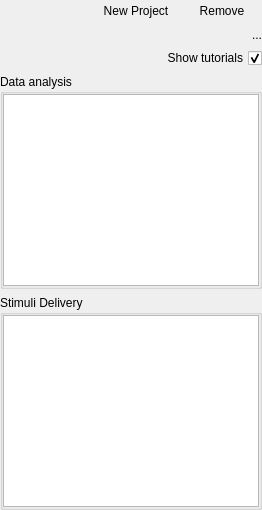
           <widget class="QWidget" name="page_projects">
            <layout class="QGridLayout" name="gridLayout_24">
             <property name="leftMargin">
              <number>0</number>
             </property>
             <property name="topMargin">
              <number>0</number>
             </property>
             <property name="rightMargin">
              <number>0</number>
             </property>
             <property name="bottomMargin">
              <number>0</number>
             </property>
             <item row="1" column="0">
              <widget class="QLabel" name="label_projects_path">
               <property name="text">
                <string>...</string>
               </property>
               <property name="alignment">
                <set>Qt::AlignRight|Qt::AlignTrailing|Qt::AlignVCenter</set>
               </property>
               <property name="wordWrap">
                <bool>true</bool>
               </property>
              </widget>
             </item>
             <item row="3" column="0">
              <widget class="QGroupBox" name="groupBox">
               <property name="title">
                <string>Data analysis</string>
               </property>
               <layout class="QGridLayout" name="gridLayout_22">
                <property name="leftMargin">
                 <number>0</number>
                </property>
                <property name="topMargin">
                 <number>0</number>
                </property>
                <property name="rightMargin">
                 <number>0</number>
                </property>
                <property name="bottomMargin">
                 <number>0</number>
                </property>
                <item row="0" column="0">
                 <widget class="QListWidget" name="listWidget_projects_visualizations">
                  <property name="editTriggers">
                   <set>QAbstractItemView::SelectedClicked</set>
                  </property>
                  <property name="selectionBehavior">
                   <enum>QAbstractItemView::SelectRows</enum>
                  </property>
                  <property name="iconSize">
                   <size>
                    <width>56</width>
                    <height>56</height>
                   </size>
                  </property>
                  <property name="verticalScrollMode">
                   <enum>QAbstractItemView::ScrollPerPixel</enum>
                  </property>
                  <property name="layoutMode">
                   <enum>QListView::Batched</enum>
                  </property>
                 </widget>
                </item>
               </layout>
              </widget>
             </item>
             <item row="0" column="0">
              <layout class="QHBoxLayout" name="horizontalLayout_5">
               <item>
                <spacer name="horizontalSpacer_14">
                 <property name="orientation">
                  <enum>Qt::Horizontal</enum>
                 </property>
                 <property name="sizeHint" stdset="0">
                  <size>
                   <width>40</width>
                   <height>20</height>
                  </size>
                 </property>
                </spacer>
               </item>
               <item>
                <widget class="QPushButton" name="pushButton_add_project">
                 <property name="text">
                  <string>New Project</string>
                 </property>
                 <property name="icon">
                  <iconset theme="folder-new">
                   <normaloff>../../../../../../../../../../../../../../../../../../../../../../../../../../../../../../../../../../../../../../../../../../../../../../../../../../../../../../../../../../../../../../.designer/backup</normaloff>../../../../../../../../../../../../../../../../../../../../../../../../../../../../../../../../../../../../../../../../../../../../../../../../../../../../../../../../../../../../../../.designer/backup</iconset>
                 </property>
                 <property name="iconSize">
                  <size>
                   <width>22</width>
                   <height>22</height>
                  </size>
                 </property>
                 <property name="flat">
                  <bool>true</bool>
                 </property>
                 <property name="class" stdset="0">
                  <string>icon_button</string>
                 </property>
                </widget>
               </item>
               <item>
                <widget class="QPushButton" name="pushButton_remove_project">
                 <property name="text">
                  <string>Remove</string>
                 </property>
                 <property name="icon">
                  <iconset theme="edit-delete">
                   <normaloff>../../../../../../../../../../../../.designer/backup</normaloff>../../../../../../../../../../../../.designer/backup</iconset>
                 </property>
                 <property name="iconSize">
                  <size>
                   <width>22</width>
                   <height>22</height>
                  </size>
                 </property>
                 <property name="flat">
                  <bool>true</bool>
                 </property>
                 <property name="class" stdset="0">
                  <string>danger icon_button</string>
                 </property>
                </widget>
               </item>
              </layout>
             </item>
             <item row="2" column="0">
              <widget class="QCheckBox" name="checkBox_projects_show_tutorials">
               <property name="layoutDirection">
                <enum>Qt::RightToLeft</enum>
               </property>
               <property name="text">
                <string>Show tutorials</string>
               </property>
               <property name="checked">
                <bool>true</bool>
               </property>
              </widget>
             </item>
             <item row="4" column="0">
              <widget class="QGroupBox" name="groupBox_2">
               <property name="title">
                <string>Stimuli Delivery</string>
               </property>
               <layout class="QGridLayout" name="gridLayout_39">
                <property name="leftMargin">
                 <number>0</number>
                </property>
                <property name="topMargin">
                 <number>0</number>
                </property>
                <property name="rightMargin">
                 <number>0</number>
                </property>
                <property name="bottomMargin">
                 <number>0</number>
                </property>
                <item row="0" column="0">
                 <widget class="QListWidget" name="listWidget_projects_delivery">
                  <property name="editTriggers">
                   <set>QAbstractItemView::SelectedClicked</set>
                  </property>
                  <property name="selectionBehavior">
                   <enum>QAbstractItemView::SelectRows</enum>
                  </property>
                  <property name="iconSize">
                   <size>
                    <width>56</width>
                    <height>56</height>
                   </size>
                  </property>
                  <property name="verticalScrollMode">
                   <enum>QAbstractItemView::ScrollPerPixel</enum>
                  </property>
                  <property name="layoutMode">
                   <enum>QListView::Batched</enum>
                  </property>
                 </widget>
                </item>
               </layout>
              </widget>
             </item>
            </layout>
           </widget>
